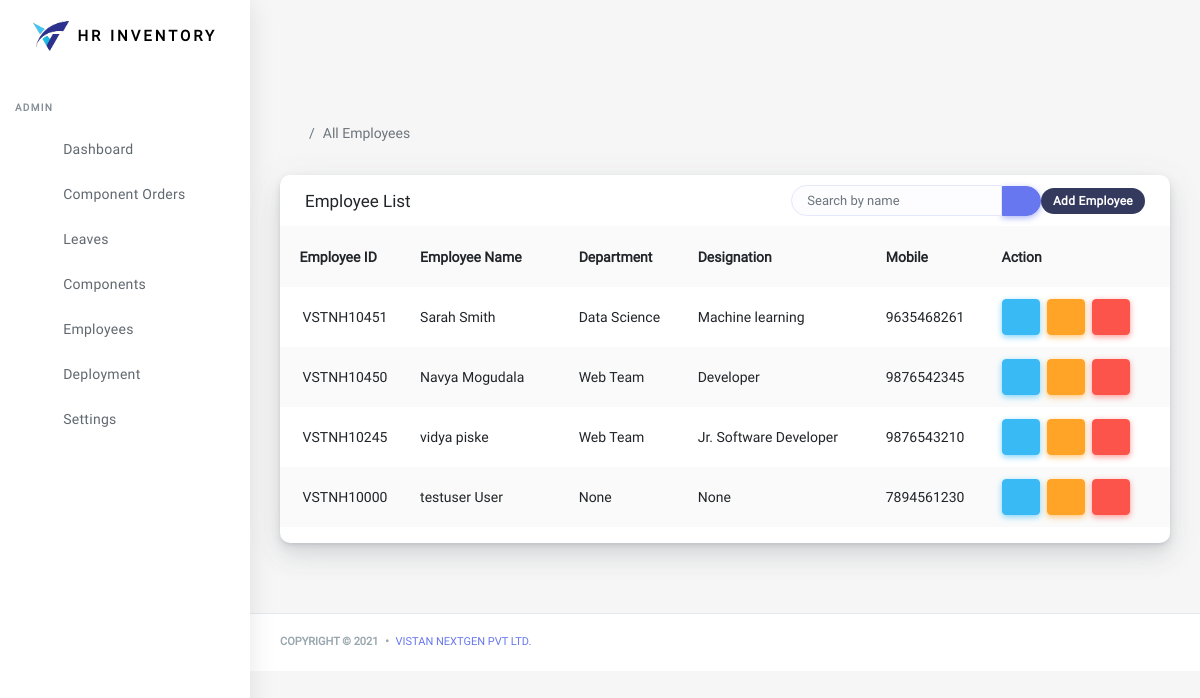
/accounts/all-employees (signed in), run on an earlier commit of the app's database.
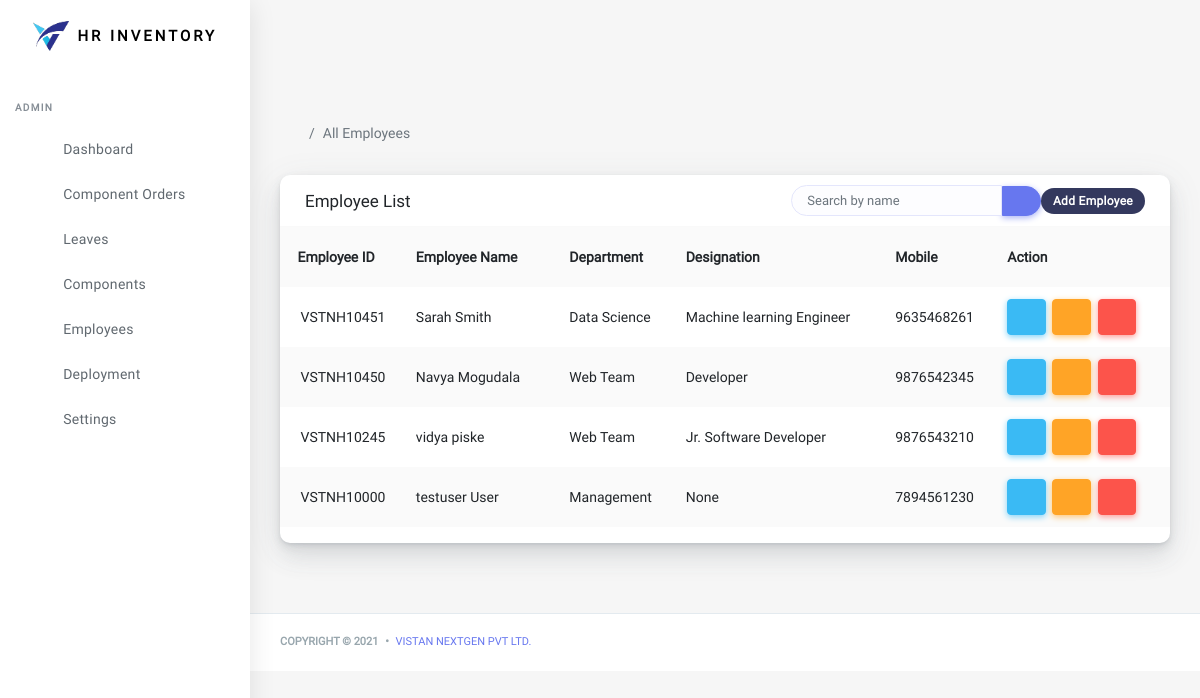
And on a later commit of the database.
### accounts/models.py (models this page shows)
class CustomUser(AbstractUser):
    employee_id = models.CharField(max_length = 10, null=True, blank=True)
    department = models.ForeignKey(Department, on_delete = models.CASCADE, null=True)
    mobile = models.CharField(max_length = 10, null=True, blank=True)
    gender = models.CharField(choices=gender_choices, max_length=10, default = 'male', null=True, blank=True)
    profile_pic = models.ImageField(upload_to = 'profil_images', null = True, blank = True, )
    date_of_joining = models.DateField(auto_now = True, null=True, blank=True)
    designation = models.CharField(max_length=25, null=True, blank=True)
    status = models.BooleanField(default = True)
    employee_leaves = models.IntegerField(blank=True, null=True, default = 20)
    class Meta:
        verbose_name = 'User'
        verbose_name = 'User'
        ordering = ('-id', )
    def __str__(self):
        return '{}'.format(self.first_name+" "+self.last_name)

class Department(models.Model):
    dept_name = models.CharField(max_length = 25)
    created_at = models.DateTimeField(auto_now_add=True)
    dept_description = models.TextField()
    dept_pic = models.ImageField(upload_to = 'Dept_profile_images', null = True, blank = True)
    class Meta:
        verbose_name = 'Department'
        verbose_name_plural = 'Departments'
        ordering = ('-id',)
    def __str__(self):
        return '{}'.format(self.dept_name)

### accounts/views.py (the view)
# urls.py: path('all-employees', views.allEmployees, name = 'all-employes'),
@staff_member_required(login_url='accounts:auth-login')
def allEmployees(request):
    emp = User.objects.filter(groups = 1)
    print(emp)
    return render(request, 'accounts/all_employees.html', {'emp':emp})

### accounts/templates/accounts/all_employees.html (shortened to what this page needs)
{% extends 'base.html' %}
{% load static %}
{% block content %}
      <div class="main-content">
        <section class="section">
          <ul class="breadcrumb breadcrumb-style ">
            <li class="breadcrumb-item">
              <a href="index-2.html">
                </a>
            </li>
            <li class="breadcrumb-item active">All Employees</li>
          </ul>
          {% include 'accounts/emp_table.html' %}
        </section>
      </div>
    </div>
{% endblock %}

### accounts/templates/accounts/emp_table.html (shortened to what this page needs)
<div class="row">
              <div class="col-12">
                <div class="card">
                  <div class="card-header">
                    <h4>Employee List</h4>
                    <div class="card-header-form">
                      <form>
                        <div class="input-group">
                          <input type="text" class="form-control" placeholder="Search by name" id = "myInput" onkeyup="myFunction()">
                          <div class="input-group-btn">
                            <button class="btn btn-primary"><i class="fas fa-search"></i></button>
                          </div>
                          <a href="{% url 'accounts:auth-register' %}"><div class="badge badge-secondary">Add Employee</div></a>
                        </div>
                      </form>
                    </div>
                  </div>
                  <div class="table-responsive">
                  <div class="card-body p-0">
                      <table class="table table-striped" id = "myTable">
                        <tr>
                          <th class="text-center" onclick="sortTable(0)">Employee ID&nbsp;<i class="fas fa-sort"></i></th>
                          <th onclick="sortTable(1)">Employee Name&nbsp;<i class="fas fa-sort"></i></th>
                          <th>Department</th>
                          <th>Designation</th>
                          <th>Mobile</th>
                          <th>Action</th>
                        </tr>
                        {% for i in emp %}
                        <tr>
                              <td class="p-0 text-center">
                                  {{i.employee_id}}
                              </td>
                              <td>{{i.username}} {{i.last_name}}</td>
                              <td>{{i.department}}</td>
                              <td>{{i.designation}}</td>
                          <td>
                            {{i.mobile}}
                          </td>
                              <td>
                                <a class="btn btn-md btn-info" style="text-decoration: none;"
                                   href="{% url 'accounts:edit-employee' i.id %}"
                                  data-toggle="tooltip" data-placement="top"
                                  title="edit"
                                ><i class="fas fa-pen"></i> </a>&nbsp;
                                <a class="btn btn-md btn-warning" style="text-decoration: none;"
                                   href="{% url 'accounts:change-password' i.id %}"
                                  data-toggle="tooltip" data-placement="top"
                                  title="Change Password"
                                ><i class="fas fa-key"></i> </a>&nbsp;
                                <a class="btn btn-md btn-danger" style="text-decoration: none;"
                                   href="{% url 'accounts:delete-employee' i.id%}"
                                  data-toggle="tooltip" data-placement="top"
                                  title="Delete"
                                ><i class="fas fa-trash"></i> </a>&nbsp;
                              </td>
                        </tr>
                        {% endfor %}
                      </table>
                    </div>
                  </div>
                </div>
              </div>
</div>

What changed in the data, as far as the page shows it:
changed CustomUser "VSTNH10451": designation "Machine learning" → "Machine learning Engineer"
changed CustomUser "VSTNH10000": department "None" → "Management"
